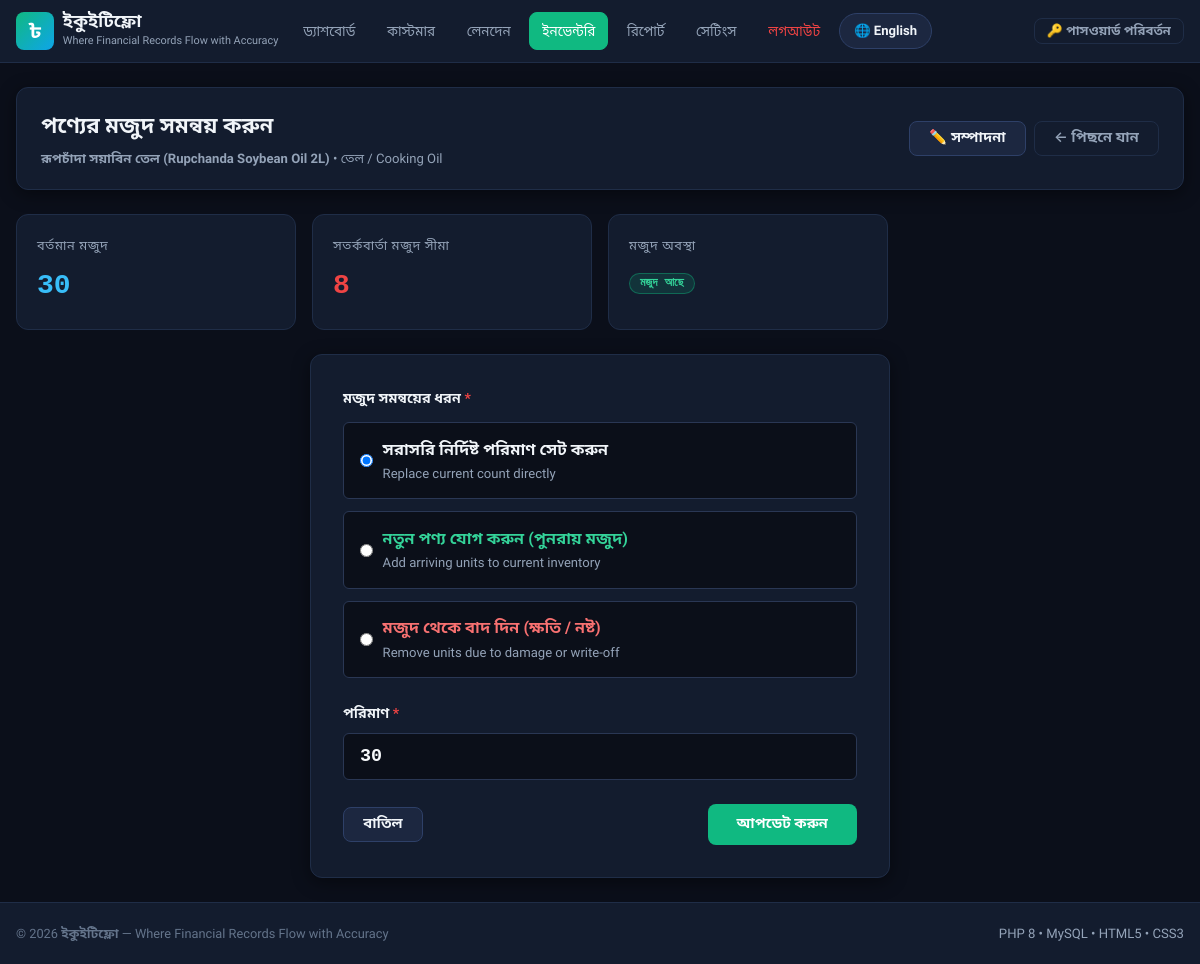
Screenshot of /index.php?page=inventory&action=stock&id=2 (signed in) with the database file from the repository.
### tables this page shows
CREATE TABLE `products` (
    `prod_id` INT UNSIGNED AUTO_INCREMENT PRIMARY KEY,
    `user_id` INT UNSIGNED NOT NULL,
    `name` VARCHAR(150) NOT NULL,
    `category` VARCHAR(100) NOT NULL,
    `retail_price` DECIMAL(12,2) NOT NULL DEFAULT 0.00,
    `cost_price` DECIMAL(12,2) NOT NULL DEFAULT 0.00,
    `stock` INT NOT NULL DEFAULT 0,
    `min_stock` INT NOT NULL DEFAULT 5,
    `created_at` DATETIME NOT NULL DEFAULT CURRENT_TIMESTAMP,
    UNIQUE KEY `uq_user_product_name` (`user_id`, `name`),
    INDEX `idx_products_user_id` (`user_id`),
    INDEX `idx_products_category` (`category`),
    CONSTRAINT `fk_products_user`
        FOREIGN KEY (`user_id`) REFERENCES `users` (`user_id`)
        ON UPDATE CASCADE ON DELETE CASCADE
);

### config/lang.php (called while the page is built, shortened)
<?php
function get_current_lang(): string {
    $lang = $_SESSION['lang'] ?? 'bn';
    return in_array($lang, ['bn', 'en'], true) ? $lang : 'bn';
}
function load_language_dict(string $langCode): array {
    if (isset($GLOBALS['_lang_cache'][$langCode])) {
        return $GLOBALS['_lang_cache'][$langCode];
    }
    $filePath = __DIR__ . '/../lang/' . $langCode . '.php';
    if (file_exists($filePath)) {
        $dict = require $filePath;
        if (is_array($dict)) {
            return $dict;
        }
    }
    return [];
}
function t(string $key, array $replace = []): string {
    $activeLang = get_current_lang();
    $activeDict = load_language_dict($activeLang);
    if (isset($activeDict[$key])) {
        $text = $activeDict[$key];
    }
    return $text;
}

### helpers/format.php (called while the page is built, shortened)
<?php
function e(mixed $value): string {
    return htmlspecialchars((string)($value ?? ''), ENT_QUOTES, 'UTF-8');
}

### models/Product.php (called while the page is built, shortened)
<?php
class Product
{
    public static function computeStatus(int $stock, int $minStock): array
    {
        return [
            'key'         => 'status_in_stock',
            'badge_class' => 'badge-green',
        ];
    }
    public static function computeProfitMetrics(float $retailPrice, float $costPrice): array
    {
        $profit = round($retailPrice - $costPrice, 2);
        $isLoss = ($retailPrice < $costPrice);
        if ($retailPrice > 0.0) {
            $margin = round(($profit / $retailPrice) * 100.0, 2);
        } else {
            $margin = 0.0;
        }
        return [
            'profit_per_unit' => $profit,
            'margin_pct'      => $margin,
            'is_loss'         => $isLoss,
        ];
    }
    public static function findById(int $prodId): array|false
    {
        $pdo  = Database::getConnection();
        $stmt = $pdo->prepare('SELECT * FROM products WHERE prod_id = :id LIMIT 1');
        $stmt->execute([':id' => $prodId]);
        $row = $stmt->fetch();
        if ($row) {
            $row['status_info']    = self::computeStatus((int)$row['stock'], (int)$row['min_stock']);
            $row['profit_metrics'] = self::computeProfitMetrics((float)$row['retail_price'], (float)$row['cost_price']);
        }
        return $row;
    }
}

### views/products/stock.php (the view, shortened to what this page needs)
<?php
$statusInfo = $product['status_info'];
$statusLabel = t($statusInfo['key']);
$badgeClass  = $statusInfo['badge_class'];
?>
<div class="card" style="padding: 1.25rem 1.5rem; margin-bottom: 1.5rem;">
    <div class="d-flex flex-wrap justify-between align-center gap-1">
        <div>
            <h1 style="font-size: 1.35rem; font-weight: 700; margin: 0;">
                <?= e(t('product_stock_title')) ?>
            </h1>
            <p class="text-muted text-sm" style="margin-top: .25rem;">
                <strong><?= e($product['name']) ?></strong> &bull; <?= e($product['category']) ?>
            </p>
        </div>
        <div class="d-flex gap-1">
            <a href="index.php?page=inventory&amp;action=edit&amp;id=<?= (int)$product['prod_id'] ?>" class="btn btn-secondary">
                ✏️ <?= e(t('btn_edit')) ?>
            </a>
            <a href="index.php?page=inventory" class="btn btn-ghost">
                &larr; <?= e(t('btn_back')) ?>
            </a>
        </div>
    </div>
</div>
<div class="grid-stats" style="margin-bottom: 1.5rem;">
    <div class="stat-card">
        <span class="stat-label"><?= e(t('label_stock')) ?></span>
        <span class="stat-value total">
            <?= (int)$product['stock'] ?>
        </span>
    </div>
    <div class="stat-card">
        <span class="stat-label"><?= e(t('label_min_stock')) ?></span>
        <span class="stat-value due">
            <?= (int)$product['min_stock'] ?>
        </span>
    </div>
    <div class="stat-card">
        <span class="stat-label"><?= e(t('product_status')) ?></span>
        <span class="stat-value" style="font-size: 1.15rem; margin-top: 0.25rem;">
            <span class="badge <?= $badgeClass ?>">
                <?= e($statusLabel) ?>
            </span>
        </span>
    </div>
</div>
<div class="card" style="max-width: 580px; margin: 0 auto; padding: 2rem;">
    <form method="POST" action="index.php?page=inventory&amp;action=stock&amp;id=<?= (int)$product['prod_id'] ?>" novalidate>
        <div class="form-group" style="margin-bottom: 1.5rem;">
            <label class="form-label" style="display: block; margin-bottom: 0.75rem; font-weight: 600;">
                <?= e(t('label_stock_change')) ?> <span style="color: var(--accent-danger, #ef4444); font-weight: bold;">*</span>
            </label>
            <div style="display: flex; flex-direction: column; gap: 0.75rem;">
                <label style="display: flex; align-items: center; gap: 0.6rem; padding: 0.85rem 1rem; border: 1px solid var(--border-color, #2a3754); border-radius: 6px; background-color: var(--bg-base, #0b0f19); cursor: pointer;">
                    <input type="radio" name="stock_action" value="set" checked required>
                    <div>
                        <strong><?= e(t('stock_action_set')) ?></strong>
                        <div class="text-muted text-sm">Replace current count directly</div>
                    </div>
                </label>
                <label style="display: flex; align-items: center; gap: 0.6rem; padding: 0.85rem 1rem; border: 1px solid var(--border-color, #2a3754); border-radius: 6px; background-color: var(--bg-base, #0b0f19); cursor: pointer;">
                    <input type="radio" name="stock_action" value="add" required>
                    <div>
                        <strong style="color: #34d399;"><?= e(t('stock_action_add')) ?></strong>
                        <div class="text-muted text-sm">Add arriving units to current inventory</div>
                    </div>
                </label>
                <label style="display: flex; align-items: center; gap: 0.6rem; padding: 0.85rem 1rem; border: 1px solid var(--border-color, #2a3754); border-radius: 6px; background-color: var(--bg-base, #0b0f19); cursor: pointer;">
                    <input type="radio" name="stock_action" value="subtract" required>
                    <div>
                        <strong style="color: #f87171;"><?= e(t('stock_action_subtract')) ?></strong>
                        <div class="text-muted text-sm">Remove units due to damage or write-off</div>
                    </div>
                </label>
            </div>
        </div>
        <div class="form-group" style="margin-bottom: 1.5rem;">
            <label class="form-label" for="quantity" style="display: block; margin-bottom: 0.5rem; font-weight: 600;">
                <?= e(t('label_quantity')) ?> <span style="color: var(--accent-danger, #ef4444); font-weight: bold;">*</span>
            </label>
            <input type="number"
                   name="quantity"
                   id="quantity"
                   step="1"
                   min="0"
                   required
                   value="<?= (int)$product['stock'] ?>"
                   class="form-control"
                   style="width: 100%; padding: 0.75rem 1rem; border-radius: 6px; background-color: var(--bg-base, #0b0f19); color: var(--text-primary, #f8fafc); border: 1px solid var(--border-color, #2a3754); font-family: ui-monospace, SFMono-Regular, monospace; font-size: 1.15rem; font-weight: 700;">
        </div>
        <div class="d-flex justify-between align-center" style="margin-top: 1.5rem;">
            <a href="index.php?page=inventory" class="btn btn-secondary">
                <?= e(t('btn_cancel')) ?>
            </a>
            <button type="submit" class="btn btn-primary" style="padding: 0.75rem 1.75rem;">
                <?= e(t('btn_update')) ?>
            </button>
        </div>
    </form>
</div>

### assets/css/style.css (style rules this page uses)
:root { --bg-page: #0b0f1a; --bg-surface: #131c2e; --bg-elevated: #1c2740; --bg-hover: #243354; --border-dim: #1f2d47; --border-mid: #2e4068; --border-focus: #38bdf8; --text-high: #f1f5f9; --text-mid: #94a3b8; --text-low: #64748b; --brand: #10b981; --brand-dark: #059669; --clr-green: #10b981; --clr-green-bg: rgba(16,185,129,.15); --clr-green-border: rgba(16,185,129,.40); --clr-amber: #f59e0b; --clr-amber-bg: rgba(245,158,11,.15); --clr-amber-border: rgba(245,158,11,.40); --clr-red: #ef4444; --clr-red-dark: #dc2626; --clr-red-bg: rgba(239,68,68,.15); --clr-red-border: rgba(239,68,68,.40); --clr-blue: #38bdf8; --clr-blue-bg: rgba(56,189,248,.15); --clr-blue-border: rgba(56,189,248,.40); --r-sm: 4px; --r-md: 8px; --r-lg: 12px; --r-pill: 999px; --shadow-card: 0 4px 18px rgba(0,0,0,.45); --shadow-pop: 0 10px 32px rgba(0,0,0,.65); --font-body: 'SolaimanLipi', 'Hind Siliguri', 'Noto Sans Bengali', -apple-system, BlinkMacSystemFont, 'Segoe UI', Roboto, Helvetica, Arial, sans-serif; --font-mono: ui-monospace, 'Cascadia Code', 'Fira Code', SFMono-Regular, Menlo, Consolas, monospace; }
*, *::before, *::after { box-sizing: border-box; margin: 0; padding: 0; }
html { font-size: 16px; scroll-behavior: smooth; -webkit-text-size-adjust: 100%; }
body { background-color: var(--bg-page); color: var(--text-high); font-family: var(--font-body); line-height: 1.65; min-height: 100vh; display: flex; flex-direction: column; }
a { color: var(--clr-blue); text-decoration: none; }
.card { background: var(--bg-surface); border: 1px solid var(--border-dim); border-radius: var(--r-lg); padding: 1.5rem; box-shadow: var(--shadow-card); margin-bottom: 1.5rem; }
.grid-stats { display: grid; gap: 1rem; grid-template-columns: 1fr; }
@media (min-width: 480px) { .grid-stats { grid-template-columns: repeat(2, 1fr); } }
@media (min-width: 900px) { .grid-stats { grid-template-columns: repeat(4, 1fr); } }
.stat-card { background: var(--bg-surface); border: 1px solid var(--border-dim); border-radius: var(--r-lg); padding: 1.25rem; display: flex; flex-direction: column; gap: .4rem; }
.stat-label { font-size: .8rem; color: var(--text-mid); text-transform: uppercase; letter-spacing: .05em; }
.stat-value { font-size: 1.75rem; font-weight: 700; color: var(--text-high); font-family: var(--font-mono); }
.stat-value.due { color: var(--clr-red); }
.stat-value.total { color: var(--clr-blue); }
.btn { display: inline-flex; align-items: center; justify-content: center; gap: .4rem; padding: .6rem 1.2rem; font-family: inherit; font-size: .9rem; font-weight: 600; line-height: 1; border-radius: var(--r-md); border: 1px solid transparent; cursor: pointer; text-decoration: none; transition: background .15s, border-color .15s; white-space: nowrap; }
.btn-primary { background: var(--brand); color: #fff; }
.btn-secondary { background: var(--bg-elevated); color: var(--text-high); border-color: var(--border-mid); }
.btn-ghost { background: transparent; color: var(--text-mid); border-color: var(--border-dim); }
.form-group { margin-bottom: 1.2rem; }
.form-label { display: block; margin-bottom: .4rem; font-size: .88rem; font-weight: 600; color: var(--text-high); }
.form-control { width: 100%; padding: .62rem .85rem; background: var(--bg-elevated); border: 1px solid var(--border-dim); border-radius: var(--r-md); color: var(--text-high); font-family: inherit; font-size: .95rem; transition: border-color .15s, box-shadow .15s; }
.form-control::placeholder { color: var(--text-low); }
.badge { display: inline-flex; align-items: center; gap: .25rem; padding: .22rem .62rem; border-radius: var(--r-pill); font-size: .74rem; font-weight: 700; line-height: 1; border: 1px solid transparent; white-space: nowrap; }
.badge-green, .badge-success { background: var(--clr-green-bg); color: #34d399; border-color: var(--clr-green-border); }
.text-muted { color: var(--text-mid); }
.text-sm { font-size: .82rem; }
.d-flex { display: flex; }
.flex-wrap { flex-wrap: wrap; }
.align-center { align-items: center; }
.justify-between { justify-content: space-between; }
.gap-1 { gap: .5rem; }
html, body { max-width: 100%; overflow-x: hidden; }

### rows the page displays
products: name "রূপচাঁদা সয়াবিন তেল (Rupchanda Soybean Oil 2L)", category "তেল / Cooking Oil", stock "30", min_stock "8", quantity "30"

### other values shown
t('currency_symbol') "৳"
t('app_name') "ইকুইটিফ্লো"
t('app_tagline') "Where Financial Records Flow with Accuracy"
t('nav_dashboard') "ড্যাশবোর্ড"
t('nav_customers') "কাস্টমার"
t('nav_transactions') "লেনদেন"
t('nav_inventory') "ইনভেন্টরি"
t('nav_reports') "রিপোর্ট"
t('nav_settings') "সেটিংস"
t('nav_logout') "লগআউট"
t('toggle_language') "English"
t('btn_change_password') "পাসওয়ার্ড পরিবর্তন"
t('product_stock_title') "পণ্যের মজুদ সমন্বয় করুন"
t('btn_edit') "সম্পাদনা"
t('btn_back') "পিছনে যান"
